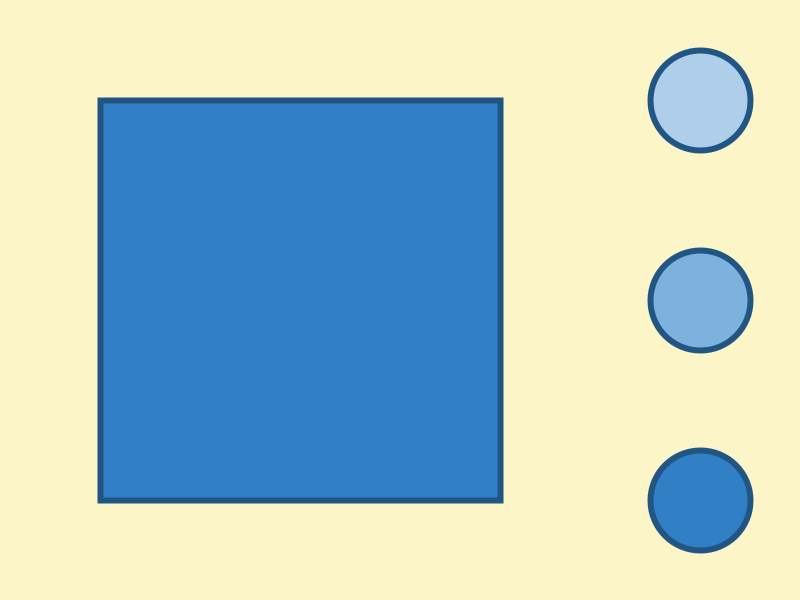
Frame 1 (no input)
Frame 60 (the mouse pressed at the canvas centre just before this capture): identical to frame 1, image omitted
Frame 120 (the mouse held since frame 60 and released just before this capture): identical to frame 1, image omitted

The Processing sketch that drew this single still picture (run headless with seeded random() and noise(); from frame 60 on, the mouse is pressed at the canvas centre):

// Processing sketch: Apr_8th
// ── Apr_8th.pde
//pallette of colors
color lemon        = #FCF5C7;
color lightBlue    = #AECEEA;
color mediumBlue   = #7DB1DE;
color darkBlue     = #317FC4;
color darkestBlue  = #215583;
color white        =#FFFFFF; 
//variables for color system
color selectedColor;

void setup() {
  size(800, 600);
  strokeWeight(6);
  stroke(darkestBlue);
  selectedColor = darkBlue;
}

void draw() {
  background(lemon);

  //buttons
  if (dist(700, 100, mouseX, mouseY) < 50) {
    stroke(white);
  } else {
    stroke(darkestBlue);
  }
    fill(lightBlue);
    circle(700, 100, 100);
  
  if (dist(700, 300, mouseX, mouseY) < 50) {
    stroke(white);
  } else {
    stroke(darkestBlue);
  }
    fill(mediumBlue);
    circle(700, 300, 100);

  if (dist(700, 500, mouseX, mouseY) < 50) {
    stroke(white);
  } else {
    stroke(darkestBlue);
  }
    fill(darkBlue);
    circle(700, 500, 100);


    //indicator
    fill(selectedColor);
    square(100, 100, 400);
  }
void mouseReleased() {
  if (dist(700, 100, mouseX, mouseY) < 50) {
    selectedColor = lightBlue;
  }
  //medium botton
  if (dist(700, 300, mouseX, mouseY) <50) {
    selectedColor = mediumBlue;
  }
  //darkBlue button
  if (dist(700, 500, mouseX, mouseY) < 50) {
    selectedColor = darkBlue;
  }
}
